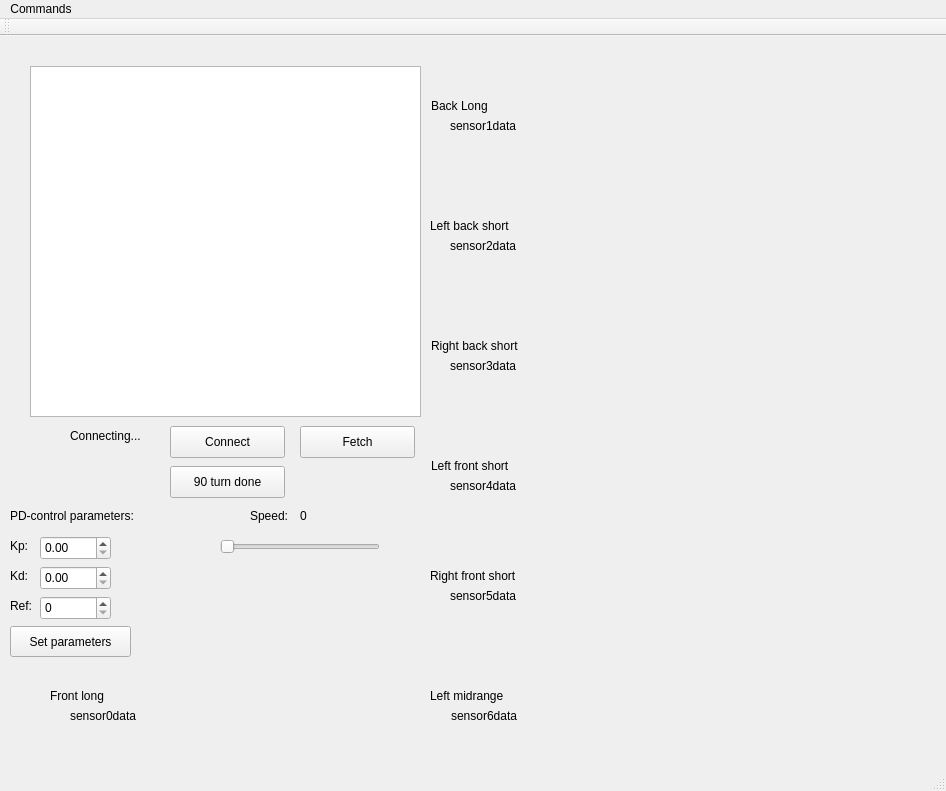
<?xml version="1.0" encoding="UTF-8"?>
<ui version="4.0">
 <class>Gui</class>
 <widget class="QMainWindow" name="Gui">
  <property name="geometry">
   <rect>
    <x>0</x>
    <y>0</y>
    <width>946</width>
    <height>791</height>
   </rect>
  </property>
  <property name="windowTitle">
   <string>ui</string>
  </property>
  <widget class="QWidget" name="centralWidget">
   <widget class="QGraphicsView" name="mapView">
    <property name="geometry">
     <rect>
      <x>30</x>
      <y>30</y>
      <width>391</width>
      <height>351</height>
     </rect>
    </property>
    <property name="verticalScrollBarPolicy">
     <enum>Qt::ScrollBarAsNeeded</enum>
    </property>
    <property name="horizontalScrollBarPolicy">
     <enum>Qt::ScrollBarAsNeeded</enum>
    </property>
   </widget>
   <widget class="QSlider" name="speedSlider">
    <property name="geometry">
     <rect>
      <x>220</x>
      <y>500</y>
      <width>160</width>
      <height>22</height>
     </rect>
    </property>
    <property name="maximum">
     <number>100</number>
    </property>
    <property name="orientation">
     <enum>Qt::Horizontal</enum>
    </property>
   </widget>
   <widget class="QLabel" name="sensor1">
    <property name="geometry">
     <rect>
      <x>431</x>
      <y>60</y>
      <width>111</width>
      <height>20</height>
     </rect>
    </property>
    <property name="text">
     <string>Back Long</string>
    </property>
   </widget>
   <widget class="QLabel" name="sensor1data">
    <property name="geometry">
     <rect>
      <x>450</x>
      <y>80</y>
      <width>81</width>
      <height>20</height>
     </rect>
    </property>
    <property name="text">
     <string>sensor1data</string>
    </property>
   </widget>
   <widget class="QLabel" name="sensor2">
    <property name="geometry">
     <rect>
      <x>430</x>
      <y>180</y>
      <width>111</width>
      <height>20</height>
     </rect>
    </property>
    <property name="text">
     <string>Left back short</string>
    </property>
   </widget>
   <widget class="QLabel" name="sensor2data">
    <property name="geometry">
     <rect>
      <x>450</x>
      <y>200</y>
      <width>81</width>
      <height>20</height>
     </rect>
    </property>
    <property name="text">
     <string>sensor2data</string>
    </property>
   </widget>
   <widget class="QLabel" name="sensor3">
    <property name="geometry">
     <rect>
      <x>431</x>
      <y>300</y>
      <width>111</width>
      <height>20</height>
     </rect>
    </property>
    <property name="text">
     <string>Right back short</string>
    </property>
   </widget>
   <widget class="QLabel" name="sensor3data">
    <property name="geometry">
     <rect>
      <x>450</x>
      <y>320</y>
      <width>81</width>
      <height>19</height>
     </rect>
    </property>
    <property name="text">
     <string>sensor3data</string>
    </property>
   </widget>
   <widget class="QLabel" name="sensor4">
    <property name="geometry">
     <rect>
      <x>431</x>
      <y>420</y>
      <width>111</width>
      <height>20</height>
     </rect>
    </property>
    <property name="text">
     <string>Left front short</string>
    </property>
   </widget>
   <widget class="QLabel" name="sensor4data">
    <property name="geometry">
     <rect>
      <x>450</x>
      <y>440</y>
      <width>81</width>
      <height>20</height>
     </rect>
    </property>
    <property name="text">
     <string>sensor4data</string>
    </property>
   </widget>
   <widget class="QLabel" name="sensor5">
    <property name="geometry">
     <rect>
      <x>430</x>
      <y>530</y>
      <width>111</width>
      <height>20</height>
     </rect>
    </property>
    <property name="text">
     <string>Right front short</string>
    </property>
   </widget>
   <widget class="QLabel" name="sensor5data">
    <property name="geometry">
     <rect>
      <x>450</x>
      <y>550</y>
      <width>81</width>
      <height>20</height>
     </rect>
    </property>
    <property name="text">
     <string>sensor5data</string>
    </property>
   </widget>
   <widget class="QLabel" name="sensor6data">
    <property name="geometry">
     <rect>
      <x>451</x>
      <y>670</y>
      <width>81</width>
      <height>20</height>
     </rect>
    </property>
    <property name="text">
     <string>sensor6data</string>
    </property>
   </widget>
   <widget class="QLabel" name="sensor6">
    <property name="geometry">
     <rect>
      <x>430</x>
      <y>650</y>
      <width>111</width>
      <height>19</height>
     </rect>
    </property>
    <property name="text">
     <string>Left midrange</string>
    </property>
   </widget>
   <widget class="QLabel" name="speedLabel">
    <property name="geometry">
     <rect>
      <x>250</x>
      <y>470</y>
      <width>62</width>
      <height>19</height>
     </rect>
    </property>
    <property name="text">
     <string>Speed:</string>
    </property>
   </widget>
   <widget class="QLabel" name="speedPercent">
    <property name="geometry">
     <rect>
      <x>300</x>
      <y>470</y>
      <width>62</width>
      <height>19</height>
     </rect>
    </property>
    <property name="text">
     <string>0</string>
    </property>
   </widget>
   <widget class="QCustomPlot" name="sensorPlot1" native="true">
    <property name="geometry">
     <rect>
      <x>550</x>
      <y>30</y>
      <width>261</width>
      <height>101</height>
     </rect>
    </property>
    <property name="minimumSize">
     <size>
      <width>120</width>
      <height>0</height>
     </size>
    </property>
   </widget>
   <widget class="QCustomPlot" name="sensorPlot2" native="true">
    <property name="geometry">
     <rect>
      <x>550</x>
      <y>150</y>
      <width>261</width>
      <height>101</height>
     </rect>
    </property>
    <property name="minimumSize">
     <size>
      <width>120</width>
      <height>0</height>
     </size>
    </property>
   </widget>
   <widget class="QCustomPlot" name="sensorPlot3" native="true">
    <property name="geometry">
     <rect>
      <x>550</x>
      <y>270</y>
      <width>261</width>
      <height>101</height>
     </rect>
    </property>
    <property name="minimumSize">
     <size>
      <width>120</width>
      <height>0</height>
     </size>
    </property>
   </widget>
   <widget class="QCustomPlot" name="sensorPlot4" native="true">
    <property name="geometry">
     <rect>
      <x>550</x>
      <y>390</y>
      <width>261</width>
      <height>101</height>
     </rect>
    </property>
    <property name="minimumSize">
     <size>
      <width>120</width>
      <height>0</height>
     </size>
    </property>
   </widget>
   <widget class="QCustomPlot" name="sensorPlot5" native="true">
    <property name="geometry">
     <rect>
      <x>550</x>
      <y>510</y>
      <width>261</width>
      <height>101</height>
     </rect>
    </property>
    <property name="minimumSize">
     <size>
      <width>120</width>
      <height>0</height>
     </size>
    </property>
   </widget>
   <widget class="QCustomPlot" name="sensorPlot6" native="true">
    <property name="geometry">
     <rect>
      <x>550</x>
      <y>630</y>
      <width>261</width>
      <height>101</height>
     </rect>
    </property>
    <property name="minimumSize">
     <size>
      <width>120</width>
      <height>0</height>
     </size>
    </property>
   </widget>
   <widget class="QLabel" name="label">
    <property name="geometry">
     <rect>
      <x>70</x>
      <y>390</y>
      <width>91</width>
      <height>20</height>
     </rect>
    </property>
    <property name="text">
     <string>Connecting...</string>
    </property>
   </widget>
   <widget class="QPushButton" name="pushButton">
    <property name="geometry">
     <rect>
      <x>170</x>
      <y>390</y>
      <width>115</width>
      <height>32</height>
     </rect>
    </property>
    <property name="text">
     <string>Connect</string>
    </property>
   </widget>
   <widget class="QPushButton" name="fetchButton">
    <property name="geometry">
     <rect>
      <x>300</x>
      <y>390</y>
      <width>115</width>
      <height>32</height>
     </rect>
    </property>
    <property name="text">
     <string>Fetch</string>
    </property>
   </widget>
   <widget class="QLabel" name="kpLabel">
    <property name="geometry">
     <rect>
      <x>10</x>
      <y>500</y>
      <width>21</width>
      <height>19</height>
     </rect>
    </property>
    <property name="text">
     <string>Kp:</string>
    </property>
   </widget>
   <widget class="QLabel" name="kdLabel">
    <property name="geometry">
     <rect>
      <x>10</x>
      <y>530</y>
      <width>21</width>
      <height>19</height>
     </rect>
    </property>
    <property name="text">
     <string>Kd:</string>
    </property>
   </widget>
   <widget class="QLabel" name="refLabel">
    <property name="geometry">
     <rect>
      <x>10</x>
      <y>560</y>
      <width>31</width>
      <height>19</height>
     </rect>
    </property>
    <property name="text">
     <string>Ref:</string>
    </property>
   </widget>
   <widget class="QDoubleSpinBox" name="doubleSpinBox">
    <property name="geometry">
     <rect>
      <x>40</x>
      <y>500</y>
      <width>71</width>
      <height>24</height>
     </rect>
    </property>
   </widget>
   <widget class="QDoubleSpinBox" name="doubleSpinBox_2">
    <property name="geometry">
     <rect>
      <x>40</x>
      <y>530</y>
      <width>71</width>
      <height>24</height>
     </rect>
    </property>
   </widget>
   <widget class="QSpinBox" name="spinBox">
    <property name="geometry">
     <rect>
      <x>40</x>
      <y>560</y>
      <width>71</width>
      <height>24</height>
     </rect>
    </property>
   </widget>
   <widget class="QLabel" name="pdControlLabel">
    <property name="geometry">
     <rect>
      <x>10</x>
      <y>470</y>
      <width>151</width>
      <height>19</height>
     </rect>
    </property>
    <property name="text">
     <string>PD-control parameters:</string>
    </property>
   </widget>
   <widget class="QPushButton" name="setParameterButton">
    <property name="geometry">
     <rect>
      <x>10</x>
      <y>590</y>
      <width>121</width>
      <height>31</height>
     </rect>
    </property>
    <property name="text">
     <string>Set parameters</string>
    </property>
   </widget>
   <widget class="QCustomPlot" name="sensorPlot0" native="true">
    <property name="geometry">
     <rect>
      <x>160</x>
      <y>630</y>
      <width>261</width>
      <height>101</height>
     </rect>
    </property>
    <property name="minimumSize">
     <size>
      <width>120</width>
      <height>0</height>
     </size>
    </property>
   </widget>
   <widget class="QLabel" name="sensor0">
    <property name="geometry">
     <rect>
      <x>50</x>
      <y>650</y>
      <width>111</width>
      <height>20</height>
     </rect>
    </property>
    <property name="text">
     <string>Front long</string>
    </property>
   </widget>
   <widget class="QLabel" name="sensor0data">
    <property name="geometry">
     <rect>
      <x>70</x>
      <y>670</y>
      <width>81</width>
      <height>20</height>
     </rect>
    </property>
    <property name="text">
     <string>sensor0data</string>
    </property>
   </widget>
   <widget class="QPushButton" name="temp90Button">
    <property name="geometry">
     <rect>
      <x>170</x>
      <y>430</y>
      <width>115</width>
      <height>32</height>
     </rect>
    </property>
    <property name="text">
     <string>90 turn done</string>
    </property>
   </widget>
  </widget>
  <widget class="QMenuBar" name="menuBar">
   <property name="geometry">
    <rect>
     <x>0</x>
     <y>0</y>
     <width>946</width>
     <height>22</height>
    </rect>
   </property>
   <widget class="QMenu" name="menuCommands">
    <property name="title">
     <string>Commands</string>
    </property>
    <addaction name="actionForward"/>
    <addaction name="actionDown"/>
    <addaction name="actionLeft"/>
    <addaction name="actionRight"/>
    <addaction name="actionSpeedUp"/>
    <addaction name="actionSlowDown"/>
    <addaction name="actionStop"/>
   </widget>
   <addaction name="menuCommands"/>
  </widget>
  <widget class="QToolBar" name="mainToolBar">
   <attribute name="toolBarArea">
    <enum>TopToolBarArea</enum>
   </attribute>
   <attribute name="toolBarBreak">
    <bool>false</bool>
   </attribute>
  </widget>
  <widget class="QStatusBar" name="statusBar"/>
  <action name="actionForward">
   <property name="text">
    <string>Forward</string>
   </property>
   <property name="shortcut">
    <string>Up</string>
   </property>
  </action>
  <action name="actionDown">
   <property name="text">
    <string>Backward</string>
   </property>
   <property name="shortcut">
    <string>Down</string>
   </property>
  </action>
  <action name="actionLeft">
   <property name="text">
    <string>Left</string>
   </property>
   <property name="shortcut">
    <string>Left</string>
   </property>
  </action>
  <action name="actionRight">
   <property name="text">
    <string>Right</string>
   </property>
   <property name="shortcut">
    <string>Right</string>
   </property>
  </action>
  <action name="actionSpeedUp">
   <property name="text">
    <string>SpeedUp</string>
   </property>
   <property name="shortcut">
    <string>Alt+Up</string>
   </property>
  </action>
  <action name="actionSlowDown">
   <property name="text">
    <string>SlowDown</string>
   </property>
   <property name="shortcut">
    <string>Alt+Down</string>
   </property>
  </action>
  <action name="actionStop">
   <property name="text">
    <string>Stop</string>
   </property>
   <property name="shortcut">
    <string>Space</string>
   </property>
  </action>
 </widget>
 <layoutdefault spacing="6" margin="11"/>
 <customwidgets>
  <customwidget>
   <class>QCustomPlot</class>
   <extends>QWidget</extends>
   <header>qcustomplot.h</header>
   <container>1</container>
  </customwidget>
 </customwidgets>
 <resources/>
 <connections/>
</ui>
